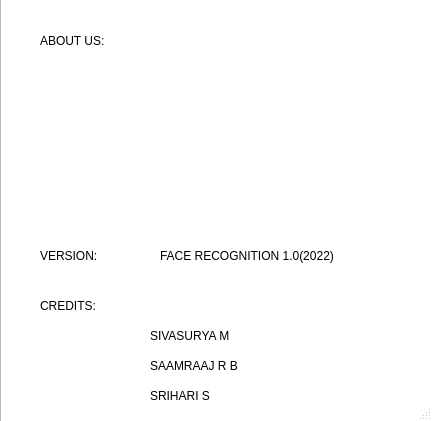
<?xml version="1.0" encoding="UTF-8"?>
<ui version="4.0">
 <class>Dialog</class>
 <widget class="QDialog" name="Dialog">
  <property name="enabled">
   <bool>true</bool>
  </property>
  <property name="geometry">
   <rect>
    <x>0</x>
    <y>0</y>
    <width>432</width>
    <height>421</height>
   </rect>
  </property>
  <property name="sizePolicy">
   <sizepolicy hsizetype="Fixed" vsizetype="Fixed">
    <horstretch>0</horstretch>
    <verstretch>0</verstretch>
   </sizepolicy>
  </property>
  <property name="windowTitle">
   <string>About Us</string>
  </property>
  <property name="sizeGripEnabled">
   <bool>true</bool>
  </property>
  <widget class="QListWidget" name="listWidget">
   <property name="geometry">
    <rect>
     <x>0</x>
     <y>-10</y>
     <width>781</width>
     <height>541</height>
    </rect>
   </property>
   <property name="styleSheet">
    <string notr="true">font: 14pt &quot;MS Shell Dlg 2&quot;;</string>
   </property>
  </widget>
  <widget class="QLabel" name="label">
   <property name="geometry">
    <rect>
     <x>150</x>
     <y>70</y>
     <width>141</width>
     <height>141</height>
    </rect>
   </property>
   <property name="text">
    <string/>
   </property>
   <property name="pixmap">
    <pixmap>facial-recognition.png</pixmap>
   </property>
   <property name="scaledContents">
    <bool>true</bool>
   </property>
  </widget>
  <widget class="QLabel" name="label_3">
   <property name="geometry">
    <rect>
     <x>160</x>
     <y>230</y>
     <width>361</width>
     <height>51</height>
    </rect>
   </property>
   <property name="styleSheet">
    <string notr="true">font:14pt &quot;MS Shell Dlg 2&quot;;</string>
   </property>
   <property name="text">
    <string>FACE RECOGNITION 1.0(2022)</string>
   </property>
  </widget>
  <widget class="QLabel" name="label_4">
   <property name="geometry">
    <rect>
     <x>40</x>
     <y>280</y>
     <width>131</width>
     <height>51</height>
    </rect>
   </property>
   <property name="styleSheet">
    <string notr="true">font: 16pt &quot;MS Shell Dlg 2&quot;;</string>
   </property>
   <property name="text">
    <string>CREDITS:</string>
   </property>
  </widget>
  <widget class="QLabel" name="label_2">
   <property name="geometry">
    <rect>
     <x>40</x>
     <y>230</y>
     <width>111</width>
     <height>51</height>
    </rect>
   </property>
   <property name="styleSheet">
    <string notr="true">font: 18pt &quot;MS Shell Dlg 2&quot;;</string>
   </property>
   <property name="text">
    <string>VERSION:</string>
   </property>
  </widget>
  <widget class="QLabel" name="label_5">
   <property name="geometry">
    <rect>
     <x>150</x>
     <y>320</y>
     <width>131</width>
     <height>31</height>
    </rect>
   </property>
   <property name="styleSheet">
    <string notr="true">font: 14pt &quot;MS Shell Dlg 2&quot;;</string>
   </property>
   <property name="text">
    <string>SIVASURYA M</string>
   </property>
  </widget>
  <widget class="QLabel" name="label_6">
   <property name="geometry">
    <rect>
     <x>150</x>
     <y>350</y>
     <width>141</width>
     <height>31</height>
    </rect>
   </property>
   <property name="styleSheet">
    <string notr="true">font: 14pt &quot;MS Shell Dlg 2&quot;;</string>
   </property>
   <property name="text">
    <string>SAAMRAAJ R B</string>
   </property>
  </widget>
  <widget class="QLabel" name="label_7">
   <property name="geometry">
    <rect>
     <x>150</x>
     <y>380</y>
     <width>111</width>
     <height>31</height>
    </rect>
   </property>
   <property name="styleSheet">
    <string notr="true">font: 14pt &quot;MS Shell Dlg 2&quot;;</string>
   </property>
   <property name="text">
    <string>SRIHARI S</string>
   </property>
  </widget>
  <widget class="QLabel" name="label_8">
   <property name="geometry">
    <rect>
     <x>40</x>
     <y>20</y>
     <width>231</width>
     <height>41</height>
    </rect>
   </property>
   <property name="styleSheet">
    <string notr="true">font: 20pt &quot;MS Shell Dlg 2&quot;;</string>
   </property>
   <property name="text">
    <string>ABOUT US:</string>
   </property>
  </widget>
 </widget>
 <resources>
  <include location="about us.qrc"/>
 </resources>
 <connections/>
</ui>
